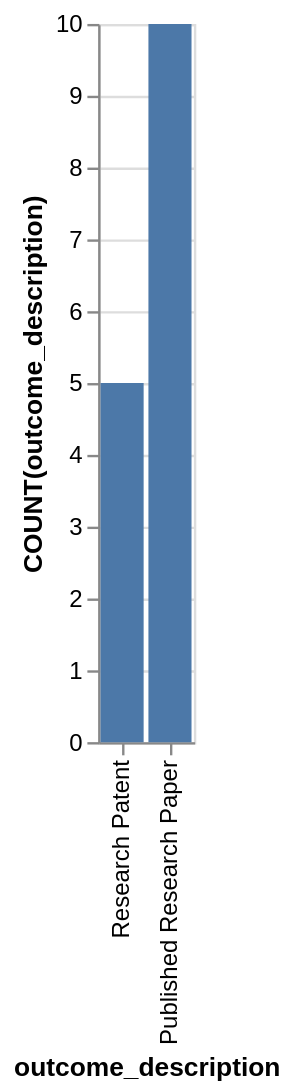

Vega-Lite specification stored for this chart:
### Vega-Lite specification from a JSON file in a GitHub repository (floating-point values rounded to 4 significant figures)
{"data": {"values": [{"x_data": "Published Research Paper", "y_data": 10}, {"x_data": "Research Patent", "y_data": 5}]}, "mark": "bar", "encoding": {"x": {"field": "x_data", "type": "nominal", "title": "outcome_description", "sort": {"op": "sum", "field": "y_data", "order": "ascending"}}, "y": {"field": "y_data", "type": "quantitative", "title": "COUNT(outcome_description)"}}}
